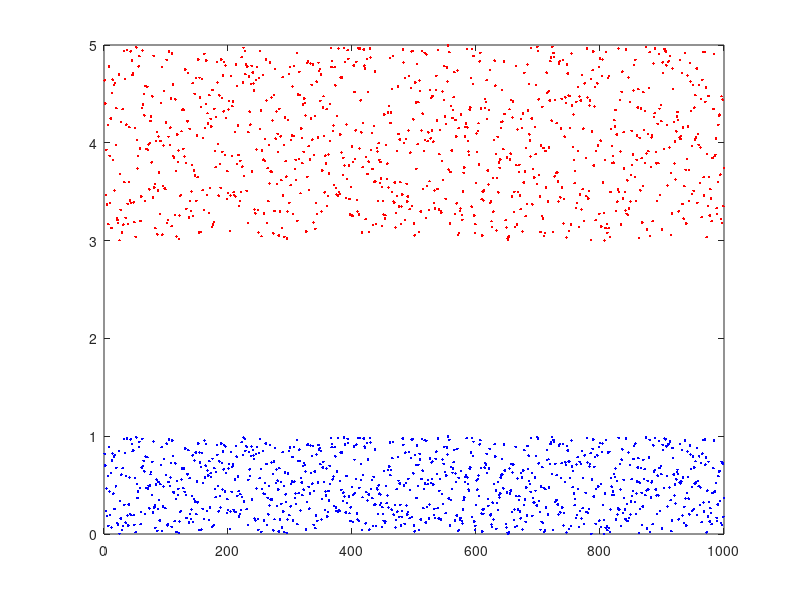

Source code (MATLAB):
data = rand(1000,1); %Genera  1000 Valores de 0 a 1
minimo = 3; %Minimo sd
maximo = 5;

data2 = data*(maximo-minimo)+minimo;

plot(data2,'r.')
hold on
plot(data,'b.')



